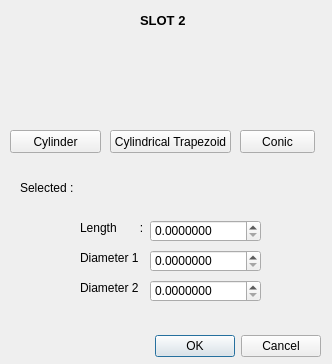
<?xml version="1.0" encoding="UTF-8"?>
<ui version="4.0">
 <class>Dialog</class>
 <widget class="QDialog" name="Dialog">
  <property name="geometry">
   <rect>
    <x>0</x>
    <y>0</y>
    <width>332</width>
    <height>364</height>
   </rect>
  </property>
  <property name="windowTitle">
   <string>Dialog</string>
  </property>
  <widget class="QDialogButtonBox" name="buttonBox">
   <property name="geometry">
    <rect>
     <x>150</x>
     <y>330</y>
     <width>171</width>
     <height>32</height>
    </rect>
   </property>
   <property name="orientation">
    <enum>Qt::Horizontal</enum>
   </property>
   <property name="standardButtons">
    <set>QDialogButtonBox::Cancel|QDialogButtonBox::Ok</set>
   </property>
  </widget>
  <widget class="QLabel" name="label">
   <property name="geometry">
    <rect>
     <x>140</x>
     <y>10</y>
     <width>51</width>
     <height>21</height>
    </rect>
   </property>
   <property name="font">
    <font>
     <pointsize>10</pointsize>
     <weight>75</weight>
     <bold>true</bold>
    </font>
   </property>
   <property name="text">
    <string>SLOT 2</string>
   </property>
  </widget>
  <widget class="QLabel" name="label_2">
   <property name="geometry">
    <rect>
     <x>20</x>
     <y>180</y>
     <width>221</width>
     <height>16</height>
    </rect>
   </property>
   <property name="text">
    <string>Selected : </string>
   </property>
  </widget>
  <widget class="QLabel" name="label_6">
   <property name="geometry">
    <rect>
     <x>80</x>
     <y>220</y>
     <width>71</width>
     <height>16</height>
    </rect>
   </property>
   <property name="text">
    <string>Length       :</string>
   </property>
  </widget>
  <widget class="QLabel" name="label_7">
   <property name="geometry">
    <rect>
     <x>80</x>
     <y>250</y>
     <width>61</width>
     <height>16</height>
    </rect>
   </property>
   <property name="text">
    <string>Diameter 1 :</string>
   </property>
  </widget>
  <widget class="QLabel" name="label_8">
   <property name="geometry">
    <rect>
     <x>80</x>
     <y>280</y>
     <width>61</width>
     <height>16</height>
    </rect>
   </property>
   <property name="text">
    <string>Diameter 2 :</string>
   </property>
  </widget>
  <widget class="QDoubleSpinBox" name="doubleSpinBox_2">
   <property name="geometry">
    <rect>
     <x>150</x>
     <y>250</y>
     <width>111</width>
     <height>22</height>
    </rect>
   </property>
   <property name="locale">
    <locale language="English" country="UnitedStates"/>
   </property>
   <property name="decimals">
    <number>7</number>
   </property>
   <property name="maximum">
    <double>9999999.000000000000000</double>
   </property>
  </widget>
  <widget class="QDoubleSpinBox" name="doubleSpinBox_3">
   <property name="geometry">
    <rect>
     <x>150</x>
     <y>280</y>
     <width>111</width>
     <height>22</height>
    </rect>
   </property>
   <property name="locale">
    <locale language="English" country="UnitedStates"/>
   </property>
   <property name="decimals">
    <number>7</number>
   </property>
   <property name="maximum">
    <double>9999999.000000000000000</double>
   </property>
  </widget>
  <widget class="QDoubleSpinBox" name="doubleSpinBox">
   <property name="geometry">
    <rect>
     <x>150</x>
     <y>220</y>
     <width>111</width>
     <height>22</height>
    </rect>
   </property>
   <property name="locale">
    <locale language="English" country="UnitedStates"/>
   </property>
   <property name="decimals">
    <number>7</number>
   </property>
   <property name="maximum">
    <double>9999999.000000000000000</double>
   </property>
  </widget>
  <widget class="QPushButton" name="pushButton">
   <property name="geometry">
    <rect>
     <x>10</x>
     <y>130</y>
     <width>91</width>
     <height>23</height>
    </rect>
   </property>
   <property name="text">
    <string>Cylinder</string>
   </property>
  </widget>
  <widget class="QPushButton" name="pushButton_2">
   <property name="geometry">
    <rect>
     <x>110</x>
     <y>130</y>
     <width>121</width>
     <height>23</height>
    </rect>
   </property>
   <property name="text">
    <string>Cylindrical Trapezoid</string>
   </property>
  </widget>
  <widget class="QPushButton" name="pushButton_3">
   <property name="geometry">
    <rect>
     <x>240</x>
     <y>130</y>
     <width>75</width>
     <height>23</height>
    </rect>
   </property>
   <property name="text">
    <string>Conic</string>
   </property>
  </widget>
  <widget class="QLabel" name="label_3">
   <property name="geometry">
    <rect>
     <x>10</x>
     <y>50</y>
     <width>91</width>
     <height>61</height>
    </rect>
   </property>
   <property name="text">
    <string/>
   </property>
   <property name="pixmap">
    <pixmap resource="qrc file/resource_img.qrc">:/geometric/Cylinder-removebg-preview.png</pixmap>
   </property>
   <property name="scaledContents">
    <bool>true</bool>
   </property>
  </widget>
  <widget class="QLabel" name="label_4">
   <property name="geometry">
    <rect>
     <x>130</x>
     <y>50</y>
     <width>91</width>
     <height>61</height>
    </rect>
   </property>
   <property name="text">
    <string/>
   </property>
   <property name="pixmap">
    <pixmap resource="qrc file/resource_img.qrc">:/geometric/trapezoid-removebg-preview.png</pixmap>
   </property>
   <property name="scaledContents">
    <bool>true</bool>
   </property>
  </widget>
  <widget class="QLabel" name="label_5">
   <property name="geometry">
    <rect>
     <x>240</x>
     <y>50</y>
     <width>81</width>
     <height>61</height>
    </rect>
   </property>
   <property name="text">
    <string/>
   </property>
   <property name="pixmap">
    <pixmap resource="qrc file/resource_img.qrc">:/geometric/cone-removebg-preview.png</pixmap>
   </property>
   <property name="scaledContents">
    <bool>true</bool>
   </property>
  </widget>
 </widget>
 <resources>
  <include location="qrc file/resource_img.qrc"/>
 </resources>
 <connections>
  <connection>
   <sender>buttonBox</sender>
   <signal>accepted()</signal>
   <receiver>Dialog</receiver>
   <slot>accept()</slot>
   <hints>
    <hint type="sourcelabel">
     <x>248</x>
     <y>254</y>
    </hint>
    <hint type="destinationlabel">
     <x>157</x>
     <y>274</y>
    </hint>
   </hints>
  </connection>
  <connection>
   <sender>buttonBox</sender>
   <signal>rejected()</signal>
   <receiver>Dialog</receiver>
   <slot>reject()</slot>
   <hints>
    <hint type="sourcelabel">
     <x>316</x>
     <y>260</y>
    </hint>
    <hint type="destinationlabel">
     <x>286</x>
     <y>274</y>
    </hint>
   </hints>
  </connection>
 </connections>
</ui>
